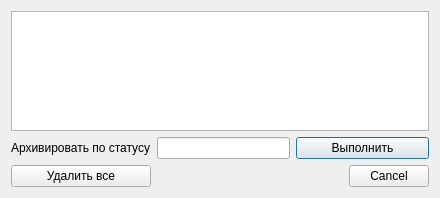
<?xml version="1.0" encoding="UTF-8"?>
<ui version="4.0">
 <class>ArchiveDialog</class>
 <widget class="QDialog" name="ArchiveDialog">
  <property name="geometry">
   <rect>
    <x>0</x>
    <y>0</y>
    <width>440</width>
    <height>198</height>
   </rect>
  </property>
  <property name="windowTitle">
   <string>Архивация</string>
  </property>
  <layout class="QGridLayout" name="gridLayout">
   <item row="0" column="0" colspan="3">
    <widget class="QTextEdit" name="archivedTextEdit"/>
   </item>
   <item row="1" column="0">
    <widget class="QLabel" name="archiveByStatusLabel">
     <property name="text">
      <string>Архивировать по статусу</string>
     </property>
    </widget>
   </item>
   <item row="1" column="1">
    <widget class="QLineEdit" name="archiveByStatusLineEdit"/>
   </item>
   <item row="1" column="2">
    <widget class="QPushButton" name="archiveByStatusPushButton">
     <property name="text">
      <string>Выполнить</string>
     </property>
    </widget>
   </item>
   <item row="2" column="0">
    <widget class="QPushButton" name="removeAllPushButton">
     <property name="text">
      <string>Удалить все</string>
     </property>
    </widget>
   </item>
   <item row="2" column="2">
    <widget class="QDialogButtonBox" name="buttonBox">
     <property name="orientation">
      <enum>Qt::Horizontal</enum>
     </property>
     <property name="standardButtons">
      <set>QDialogButtonBox::Cancel</set>
     </property>
    </widget>
   </item>
  </layout>
 </widget>
 <resources/>
 <connections>
  <connection>
   <sender>buttonBox</sender>
   <signal>accepted()</signal>
   <receiver>ArchiveDialog</receiver>
   <slot>accept()</slot>
   <hints>
    <hint type="sourcelabel">
     <x>248</x>
     <y>254</y>
    </hint>
    <hint type="destinationlabel">
     <x>157</x>
     <y>274</y>
    </hint>
   </hints>
  </connection>
  <connection>
   <sender>buttonBox</sender>
   <signal>rejected()</signal>
   <receiver>ArchiveDialog</receiver>
   <slot>reject()</slot>
   <hints>
    <hint type="sourcelabel">
     <x>316</x>
     <y>260</y>
    </hint>
    <hint type="destinationlabel">
     <x>286</x>
     <y>274</y>
    </hint>
   </hints>
  </connection>
 </connections>
</ui>
